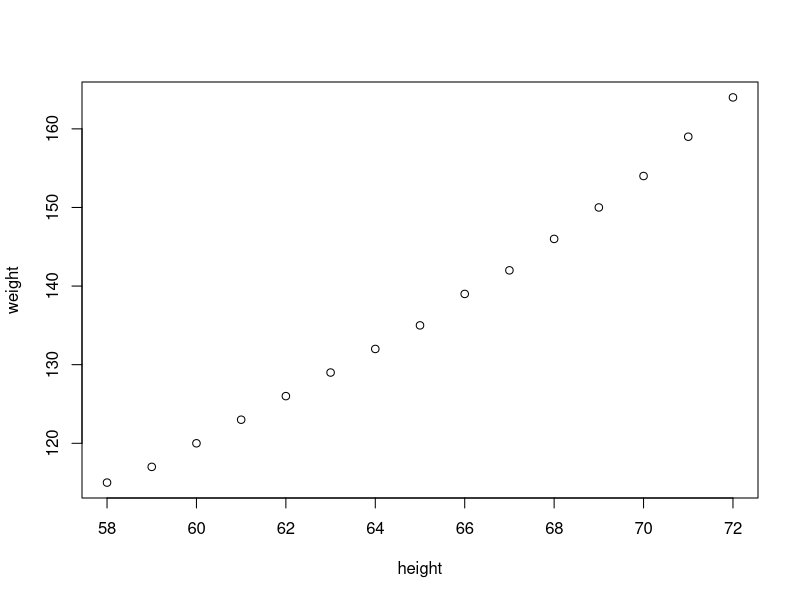
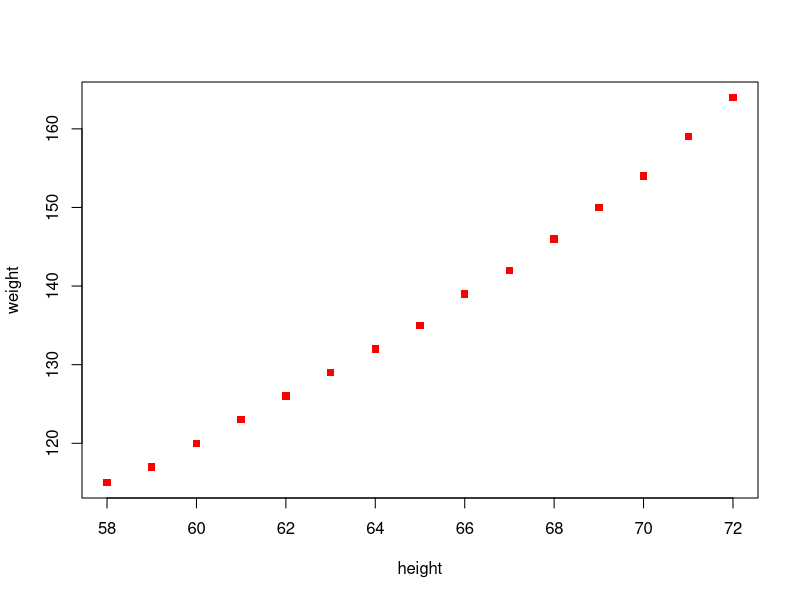
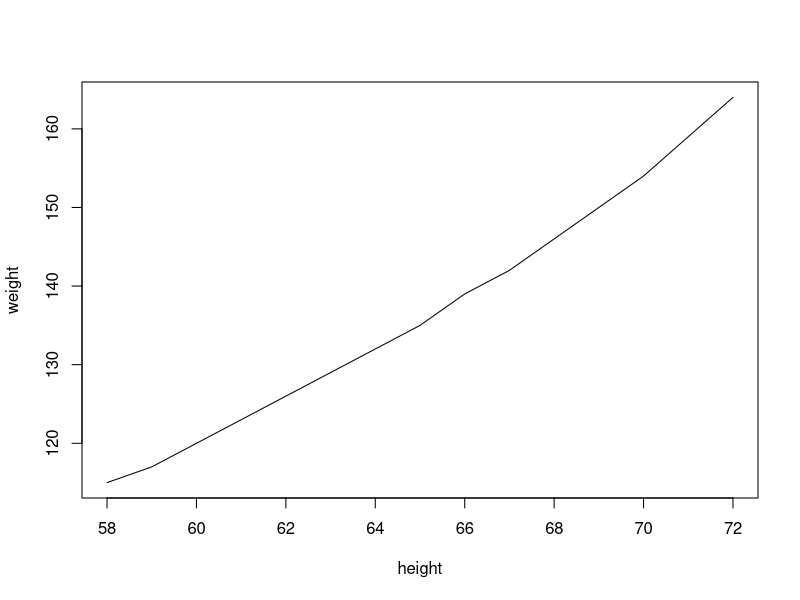
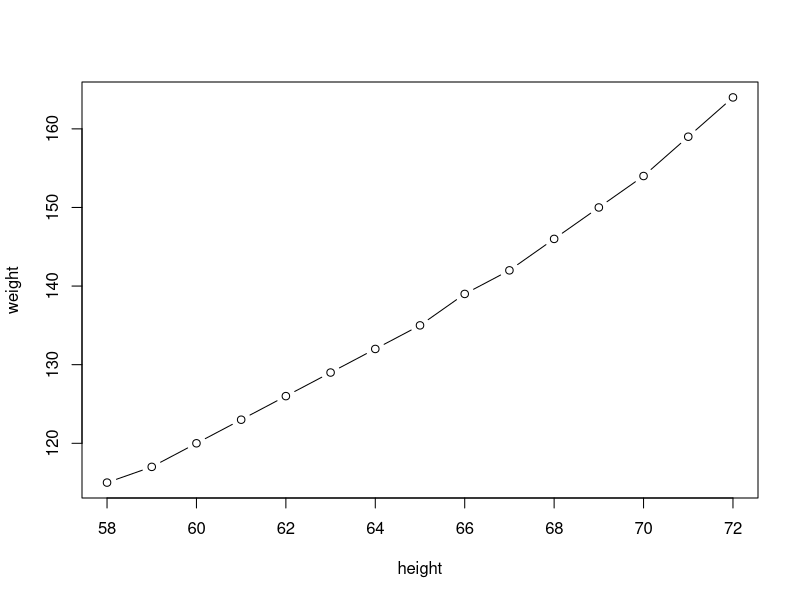
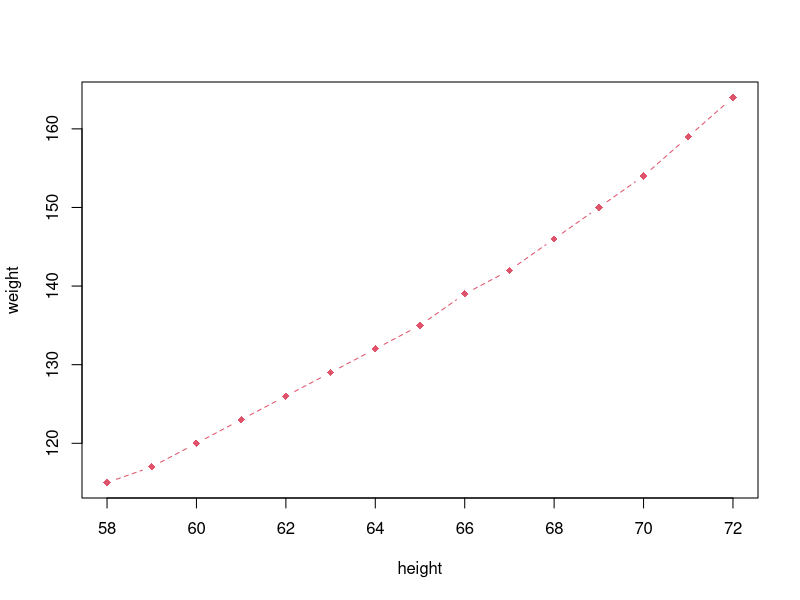
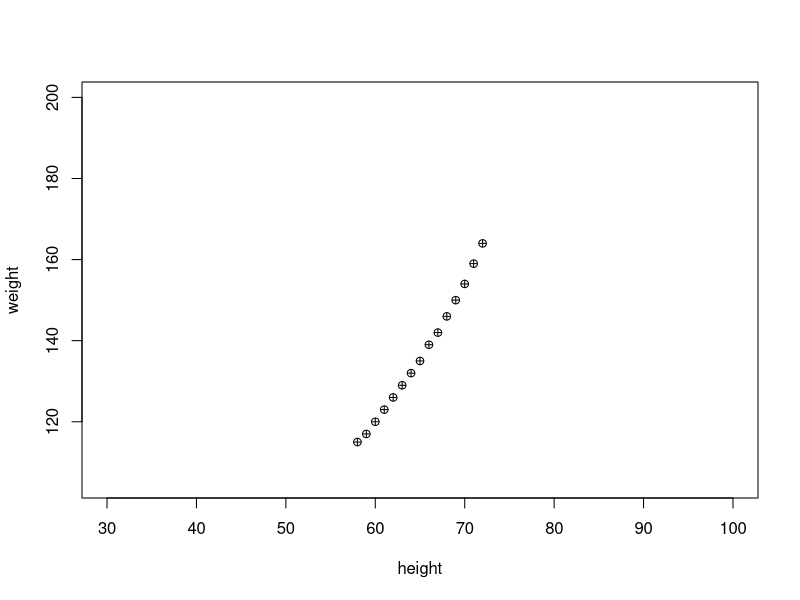
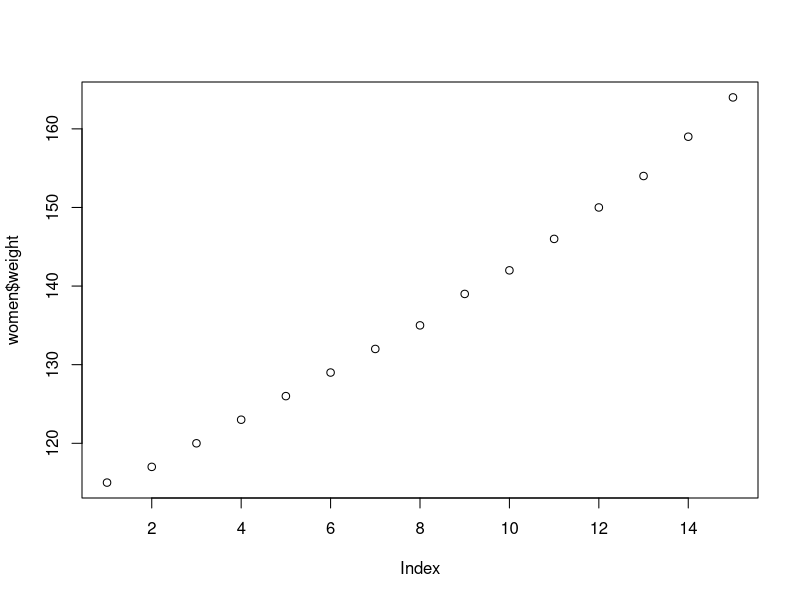

Source code (R) for these figures, in order: (Note: this script raises an error after producing the figures.)
plot(women)

plot(women, type = 'p', pch=15, col='red')
plot(women, type='l')
plot(women, type ='b')
plot(women, type ='b', pch =18, lty=2, col=2)
plot(women, xlim=c(30,100), ylim=c(min(women$weight)-10,200), pch=10)

#more features with plot
plot(x=women$weight)

#see cheat sheet on base graph
#1e-graphs-basic

plot(Women)
abline(lm(women$weight~ women$height), col='red', lty=2, lwd=4)



x3=runif(100, 0.15)
x3=ceiling(x3)
range(x3)
#divide range into step of 15, ie. 10 levels
breaks = seq(0,150, by=15)
breaks
length(breaks)

